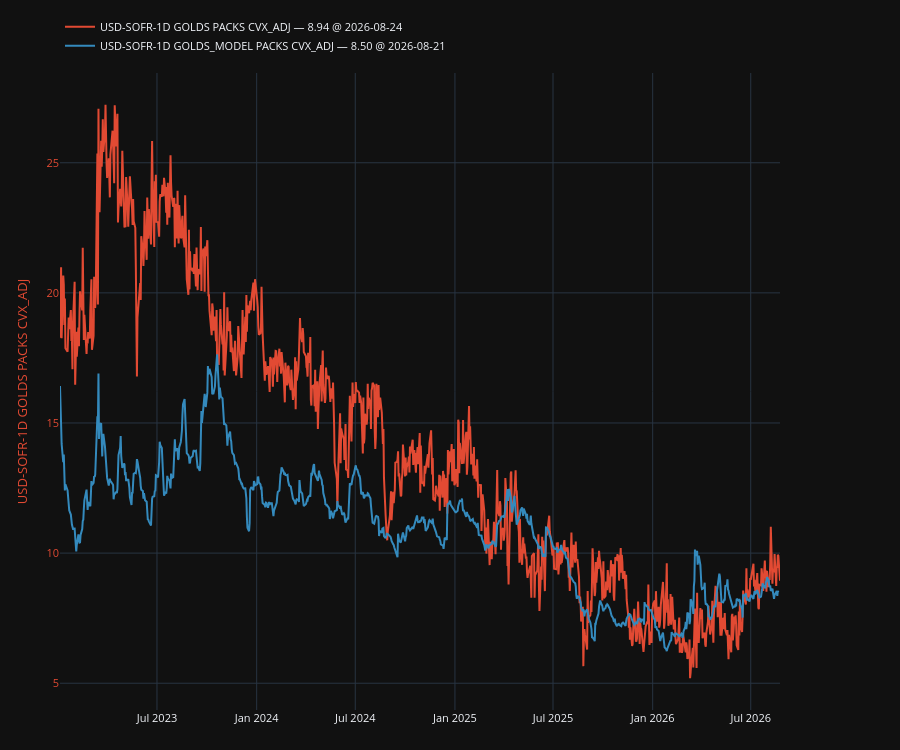

Here is the notebook cell this chart was saved with:
### Code cell
plot, fig, ax, ax2, legend = make_secondary_axis_plot(
    engine="plotly", 
	# ylabel_left="convexity adjustment, bp",
    # title="SFR convexity adjustment by pack colour"
)

# plot(ca_df["USD-SOFR-1D GREENS PACKS CVX_ADJ"].dropna(), which="left")
plot(ca_df["USD-SOFR-1D GOLDS PACKS CVX_ADJ"].dropna(), which="left")
plot(ca_df["USD-SOFR-1D GOLDS_MODEL PACKS CVX_ADJ"].dropna(), which="left")
# plot(ca_df["USD-SOFR-1D GOLDS PACKS CVX_ADJ"].dropna(), which="left")

# plot(df["USD-SOFR-1D 3Yx1Y STRADDLE BUY ATMF NVOL"].dropna(), which="right")
# plot(df["USD-SOFR-1D 3Yx1Y STRADDLE BUY ATMF NVOL"].dropna(), which="right")
# plot(df["USD-SOFR-1D IMM_1x2y/IMM_1x5y/IMM_1x10y FLY RATE"].dropna(), which="right")
# plot(df["USD-SOFR-1D IMM_2x2y/IMM_2x5y/IMM_2x10y FLY RATE"].dropna(), which="right")
# plot(df["USD-SOFR-1D IMM_1x5y/IMM_1x10y/IMM_1x30y FLY RATE"].dropna(), which="right")
# plot(df["USD-SOFR-1D 10y10y/15y10y CURVE RATE"].dropna(), which="right")
legend(show_date=True)

### Figure 1 — Plotly figure (JSON) as saved in the notebook; plotly's stock layout.template omitted (floating-point values rounded to 4 significant figures; data arrays with more than 128 entries replaced by an {"elided": "..."} marker saying what was removed)
{"data": [{"line": {"color": "#E24A33"}, "mode": "lines", "name": "USD-SOFR-1D GOLDS PACKS CVX_ADJ — 8.94 @ 2026-08-24", "showlegend": true, "type": "scatter", "x": {"elided": "911 str values"}, "y": {"elided": "911 float values"}, "yaxis": "y"}, {"line": {"color": "#348ABD"}, "mode": "lines", "name": "USD-SOFR-1D GOLDS_MODEL PACKS CVX_ADJ — 8.50 @ 2026-08-21", "showlegend": true, "type": "scatter", "x": {"elided": "910 str values"}, "y": {"elided": "910 float values"}, "yaxis": "y"}], "layout": {"font": {"size": 11}, "height": 750, "legend": {"orientation": "h", "x": 0, "xanchor": "left", "y": 1.02, "yanchor": "bottom"}, "margin": {"b": 40, "l": 60, "r": 120, "t": 60}, "newshape": {"line": {"color": "red"}}, "title": {}, "xaxis": {"showgrid": true, "showspikes": true, "spikecolor": "white", "spikemode": "across", "spikesnap": "cursor"}, "yaxis": {"showgrid": true, "showspikes": true, "spikecolor": "white", "spikesnap": "cursor", "spikethickness": 0.5, "tickfont": {"color": "#E24A33"}, "title": {"font": {"color": "#E24A33"}, "text": "USD-SOFR-1D GOLDS PACKS CVX_ADJ"}}}}
